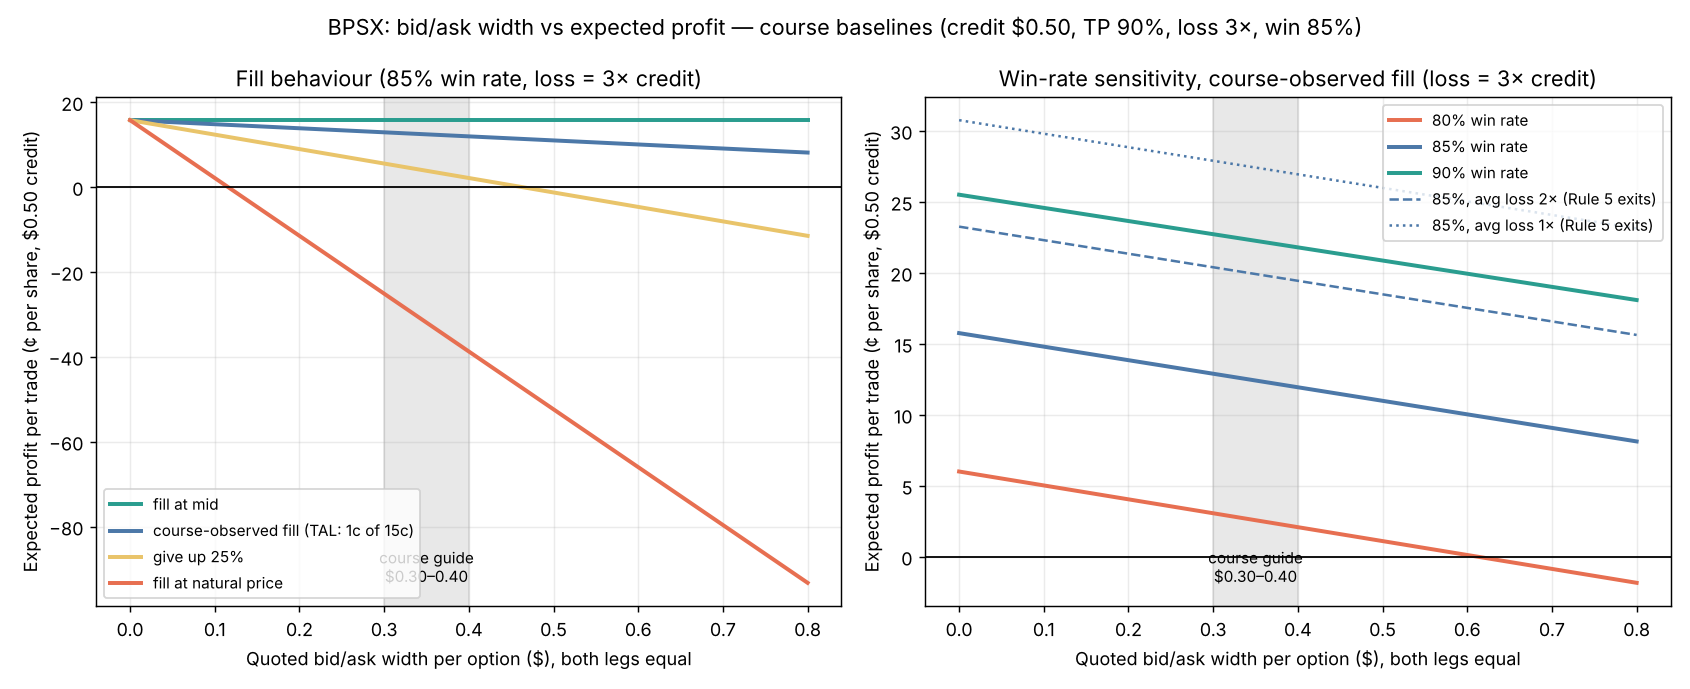

Python code for this plot:
"""BPSX spread vs profit using the COURSE baselines (OPTIONS_MASTER_DOCUMENT.md, BPSX chapter).
Credit $0.50/share (Netflix, Alibaba, TAL examples: 0.45-0.96); win +0.9*credit (Rule 1); managed loss -3*credit
(Rule 4: "you lose three times your money"; Rule 5 exits usually cost 1-2x); win rate 80/85/90% (85% realistic);
bid/ask guide under $0.30-0.40 per option; fills near mid (TAL: IB default 0.30, mid 0.45, filled 0.44-0.45;
Netflix quote 4.50 filled 4.40); closing debits 1-3 cents.  Both legs assumed equally wide: H = width (natural-to-mid)."""
import numpy as np, matplotlib
matplotlib.use('Agg')
import matplotlib.pyplot as plt
C=0.50; TP=0.9; EXIT_TP=0.25
def ev(width, phi, win, loss=3.0):
    H=width                         # (short width + long width)/2 with equal legs
    entry=phi*H; gain=TP*C-entry-EXIT_TP*phi*H; lose=loss*C+entry+phi*H
    return win*gain-(1-win)*lose    # $ per share
w=np.linspace(0,0.8,161)
fig,ax=plt.subplots(1,2,figsize=(13,5.3))
fills=[(0.0,'fill at mid','#2a9d8f'),(0.07,'course-observed fill (TAL: 1c of 15c)','#4c78a8'),(0.25,'give up 25%','#e9c46a'),(1.0,'fill at natural price','#e76f51')]
for phi,lab,c in fills: ax[0].plot(w,[ev(x,phi,.85)*100 for x in w],color=c,lw=2.2,label=lab)
ax[1].set_title('Win-rate sensitivity, course-observed fill (loss = 3× credit)')
for win,c in [(.80,'#e76f51'),(.85,'#4c78a8'),(.90,'#2a9d8f')]: ax[1].plot(w,[ev(x,.07,win)*100 for x in w],color=c,lw=2.2,label=f'{int(win*100)}% win rate')
for loss,ls in [(2.0,'--'),(1.0,':')]: ax[1].plot(w,[ev(x,.07,.85,loss)*100 for x in w],color='#4c78a8',ls=ls,lw=1.4,label=f'85%, avg loss {loss:.0f}× (Rule 5 exits)')
for a in ax:
    a.axhline(0,color='k',lw=1);a.axvspan(.30,.40,color='grey',alpha=.18);pass
    a.set_xlabel('Quoted bid/ask width per option ($), both legs equal');a.set_ylabel('Expected profit per trade (¢ per share, $0.50 credit)');a.grid(alpha=.25)
ax[0].set_title('Fill behaviour (85% win rate, loss = 3× credit)')
ax[0].legend(fontsize=8.5,loc='lower left');ax[1].legend(fontsize=8.5,loc='upper right')
for a in ax: a.annotate('course guide\n$0.30–0.40',xy=(.35,a.get_ylim()[0]+(a.get_ylim()[1]-a.get_ylim()[0])*.04),ha='center',va='bottom',fontsize=8.5)
fig.suptitle('BPSX: bid/ask width vs expected profit — course baselines (credit $0.50, TP 90%, loss 3×, win 85%)',fontsize=12)
fig.tight_layout();fig.savefig('docs/spread_vs_profit.png',dpi=130)
print('width$ | mid | observed | 25% | natural   (cents/share, 85% win, 3x loss)')
for x in (0,.1,.2,.3,.4,.5,.6,.8): print(x,[round(ev(x,p,.85)*100,1) for p,_,_ in fills])
print('zero-EV width:',{l:next((round(x,2) for x in np.linspace(0,3,3001) if ev(x,p,.85)<=0),None) for p,l,_ in fills})
print('win rate needed at 0.40 width:',{l:(round(next((wr for wr in np.linspace(.5,1,5001) if ev(.4,p,wr)>=0),float('nan'))*100,1)) for p,l,_ in fills})
print('win rate needed at 0 width:',round(next(wr for wr in np.linspace(.5,1,5001) if ev(0,0,wr)>=0)*100,1))
